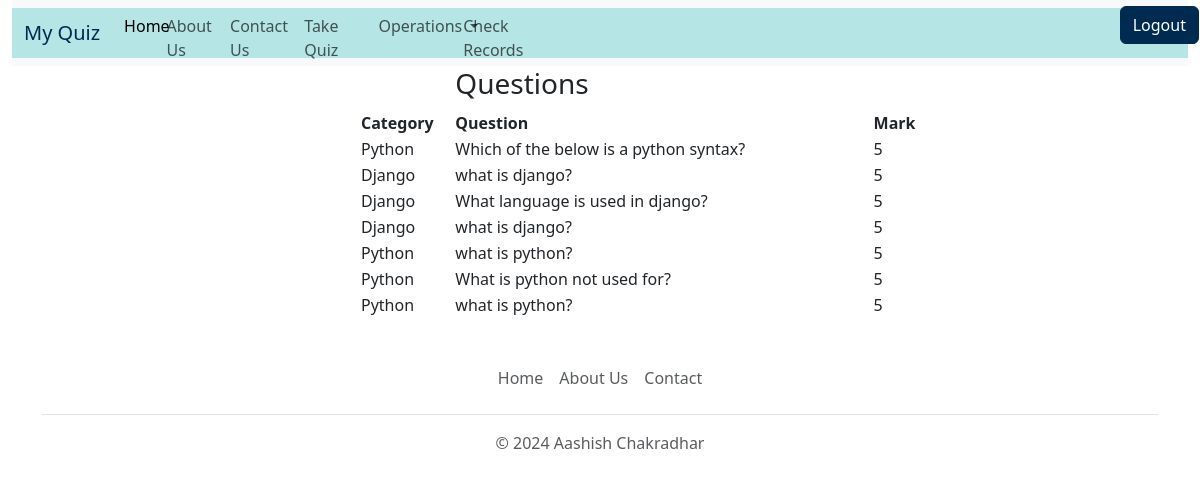
/view-question (signed in), run on an earlier commit of the app's database.
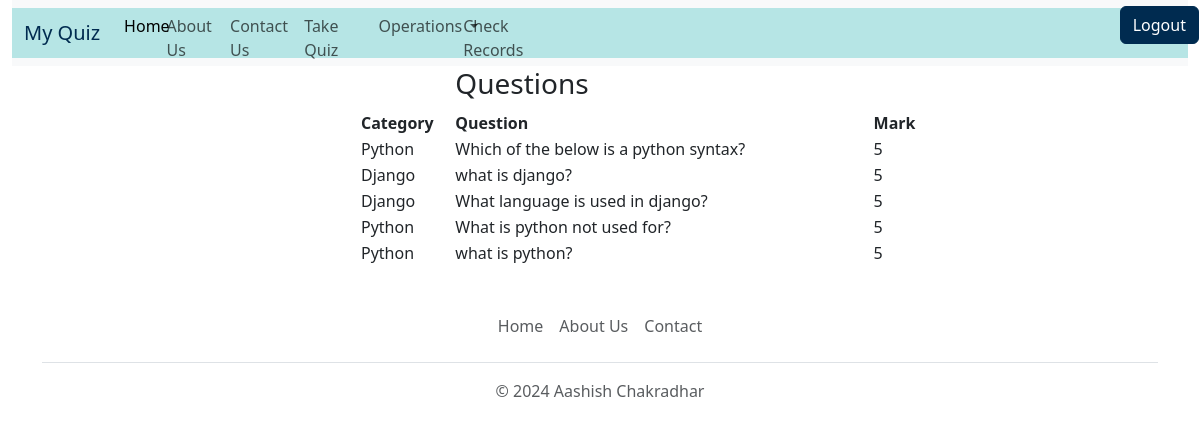
And on a later commit of the database.
### quiz/models.py (models this page shows, shortened)
class BaseModel(models.Model):
    uid=models.UUIDField(primary_key=True,default=uuid.uuid4,editable=False)
    created_at=models.DateField(auto_now_add=True)
    updated_at=models.DateField(auto_now=True)
    class Meta:
        abstract=True

class Question(BaseModel):
    category = models.ForeignKey(Category, related_name='category', on_delete=models.CASCADE)
    question=models.CharField(max_length=100)
    marks=models.IntegerField(default=5)

class Category(BaseModel):
    category_name = models.CharField(max_length=15, default='Uncatogarized')
    def __str__(self):
        return self.category_name

### quiz/views.py (the view)
# urls.py: path('view-question',views.view_question,name='view_question'),
def view_question(request):
    if request.user.is_superuser:
        try:
            all_question = Question.objects.all()
            context = {'questions': all_question}
            return render(request, 'view_question.html', context)
        except Exception as e:
            messages.error(request, str(e))
        return render(request, 'index.html')
    else:
        messages.error(request, "View Fail: User is not a superuser")
        return render(request,"permission.html")

### templates/view_question.html (shortened to what this page needs)
{% extends "base.html" %}
{% block body %}
    <div style="width:50%; text-align: left; margin-left:30%;">
        <table>
            <tr>
                <th></th>
                <th>
                    <h3>Questions</h3>
                </th>
                <th></th>
            </tr>
            <tr>
                <th style="width:100px">
                    Category
                </th>
                <th style="width:500px">
                    Question
                </th>
                <th style="width:100px">
                    Mark
                </th>
            </tr>
            {% for question in questions %}
                <tr>
                    <td>
                        {{question.category}}
                    </td>
                    <td>
                        {{question.question}}
                    </td>
                    <td>
                        {{question.marks}}
                    </td>
                </tr>
            {% endfor %}
        </table>
    </div>
{% endblock body %}

What changed in the data, as far as the page shows it:
removed Question: category "Django", question "what is django?", marks "5"
removed Question: category "Python", question "what is python?", marks "5"
